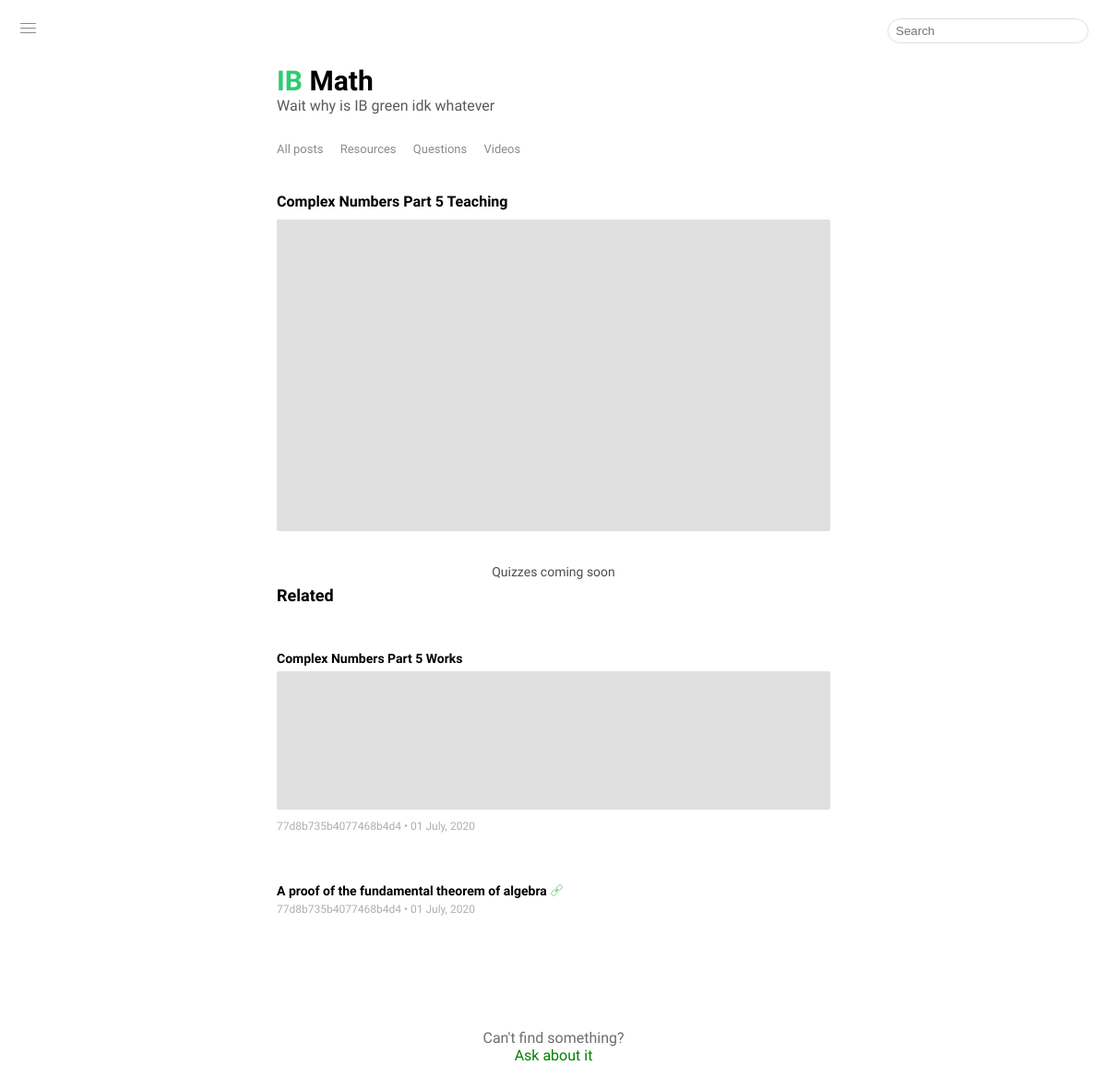
The page /page?id=13 on the database its author committed.
### tables this page shows
CREATE TABLE posts (id INTEGER PRIMARY KEY, type text, title text, url text, user_content text, user_update text, admin_content text, admin_update text, location text, parent_post_id text, poster text);

### main.py (the view)
@app.route('/page')
def page():
  if request.args.get('query'):
    return render_template('index.html', location = 'All', posts = search(request))
  item = select_query("id='" + request.args['id'] + "'")[0]
  if item[1] == 'video':
    return render_template('video_page.html', item = item, location = 'page', posts = get_responses(item[0]))
  elif item[1] == 'question':
    return render_template('question_page.html', item = item, location = 'page', posts = get_responses(item[0]))
  elif item[1] == 'resource':
    return redirect(item[3])

### db_init.py (called while the page is built)
def get_responses(id):
  with sq.connect('Posts.db') as c:
    return c.execute('SELECT * FROM Posts WHERE parent_post_id=' + str(id)).fetchall()[::-1]

def select_query(q):
  with sq.connect('Posts.db') as c:
    if q == '':
      return select_all()
    return c.execute('SELECT * FROM posts WHERE ' + q).fetchall()[::-1]

### main.py (called while the page is built)
@app.context_processor
def override_url_for():
  return dict(url_for = dated_url_for)

def dated_url_for(endpoint, **vals):
  if endpoint == 'static':
    filename = vals.get('filename', None)
    if filename:
      file_path = os.path.join(app.root_path, endpoint, filename)
      vals['q'] = int(os.stat(file_path).st_mtime)
  return url_for(endpoint, **vals)

### templates/video_page.html (shortened to what this page needs)
{% extends 'layout.html' %}
{% block content %}
  <div id = 'video-head'>
    {{item[2]}}
  </div>
  <iframe id = 'full-iframe' allowtransparency = 'true' frameBorder = '0' src = '{{item[3]}}' seamless allowfullscreen>Your device does not support this iframe</iframe>
  <div id = 'quiz-button'>Quizzes coming soon</div>
  <div class = 'page-title'>
    Related
  </div>
  {% for post in posts %}
    <a target = '_blank' class = 'post' href = '/page?id={{post[0]}}'>
      {% if post[1] == 'video' %}
        <div class = 'video-post'>
          {{post[2]}}
          <iframe allowtransparency = 'true' frameBorder = '0' src = '{{post[3]}}' seamless allowfullscreen>Your device does not support this iframe</iframe>
        </div>
      {% elif post[1] == 'question' %}
        <div class = 'question-post'>
          {{post[2]}}
        </div>
      {% elif post[1] == 'resource' %}
        <div class = 'resource-post'>
          {{post[2]}} <div class ='link-icon-holder'><div class="link icon"></div></div>
        </div>
      {% endif %}
      <div class = 'info'>
        {% if post[1] in ['resource', 'video'] %}
          <span class = 'user admin-username'>  {{post[-1]}}</span>
        {% else %}
          <span class = 'user'>  {{post[-1]}}</span>
        {% endif %}
        &bull; {{post[5]}}
      </div>
    </a>
  {% endfor %}
{% endblock %}

### static/style.css (style rules this page uses)
body { margin: 0; background-color: white; //filter: invert(1); }
.post { font-size: 14px; padding: 0; //padding-left: 5px; //border-left: 3px solid rgb(214, 214, 214); //border-radius: 3px; //border: 1px solid black; }
.question-post, .resource-post { //border: 1px solid black; height: 20px; line-height: 20px; white-space: nowrap; }
.question-post, .video-post, .resource-post { margin-top: 50px; //30px; }
.question-post::first-line, .video-post::first-line, .resource-post::first-line { font-weight: 600; color: black; }
.question-post, .description, .resource-post { text-overflow: ellipsis; overflow: hidden; }
.info { font-size: 12px; color: rgb(175, 175, 175); //color: rgb(150, 150, 150); margin: 3px 0 3px 0; }
iframe { border-radius: 2px; //margin: 5px 0 5px 0; margin: 6px 0 5px 0; width: 100%; background-color: rgb(224, 224, 224); }
a, a:hover, a:active, a:visited { text-decoration: none; }
.user { //color: rgb(130, 175, 132); //color:rgb(131, 204, 131); }
#full-iframe { width: 100%; height: 28.125vw; margin-top: 40px; }
#quiz-button { color: rgb(78, 78, 78); font-size: 14px; //border: 1px solid rgb(165, 165, 165); padding: 7px 10px 7px 10px; border-radius: 20px; display: inline-block; position: relative; left: 50%; transform: translateX(-50%); margin-top: 20px; }
#video-head { margin: 40px 0 -30px 0; font-weight: bold; animation: fade-in 0.2s; }
.admin-username { //color: rgb(78, 168, 78); }
.page-title { font-weight: bold; font-size: 18px; //margin-bottom: 10px; }
.link.icon { color: rgb(84, 192, 107); position: absolute; margin-left: 4px; margin-top: 8px; width: 7px; height: 1px; background-color: currentColor; -webkit-transform: rotate(-45deg); transform: rotate(-45deg) scale(0.7); }
.link.icon:before { content: ''; position: absolute; top: -3px; left: -7px; width: 8px; height: 5px; border-radius: 2px; border: solid 1px currentColor; }
.link.icon:after { content: ''; position: absolute; top: -3px; right: -7px; width: 8px; height: 5px; border-radius: 2px; border: solid 1px currentColor; }
.link-icon-holder { //border: 1px solid black; display: inline-block; width: 14px; height: 14px; //float: right; }

### rows shown on the page
posts: title "Complex Numbers Part 5 Teaching"
posts: title "Complex Numbers Part 5 Works", poster "77d8b735b4077468b4d4", user_update "01 July, 2020"
posts: title "A proof of the fundamental theorem of algebra", poster "77d8b735b4077468b4d4", user_update "01 July, 2020"

### other values the page prints
{{ l }} "All posts" "Resources" "Questions" "Videos"
